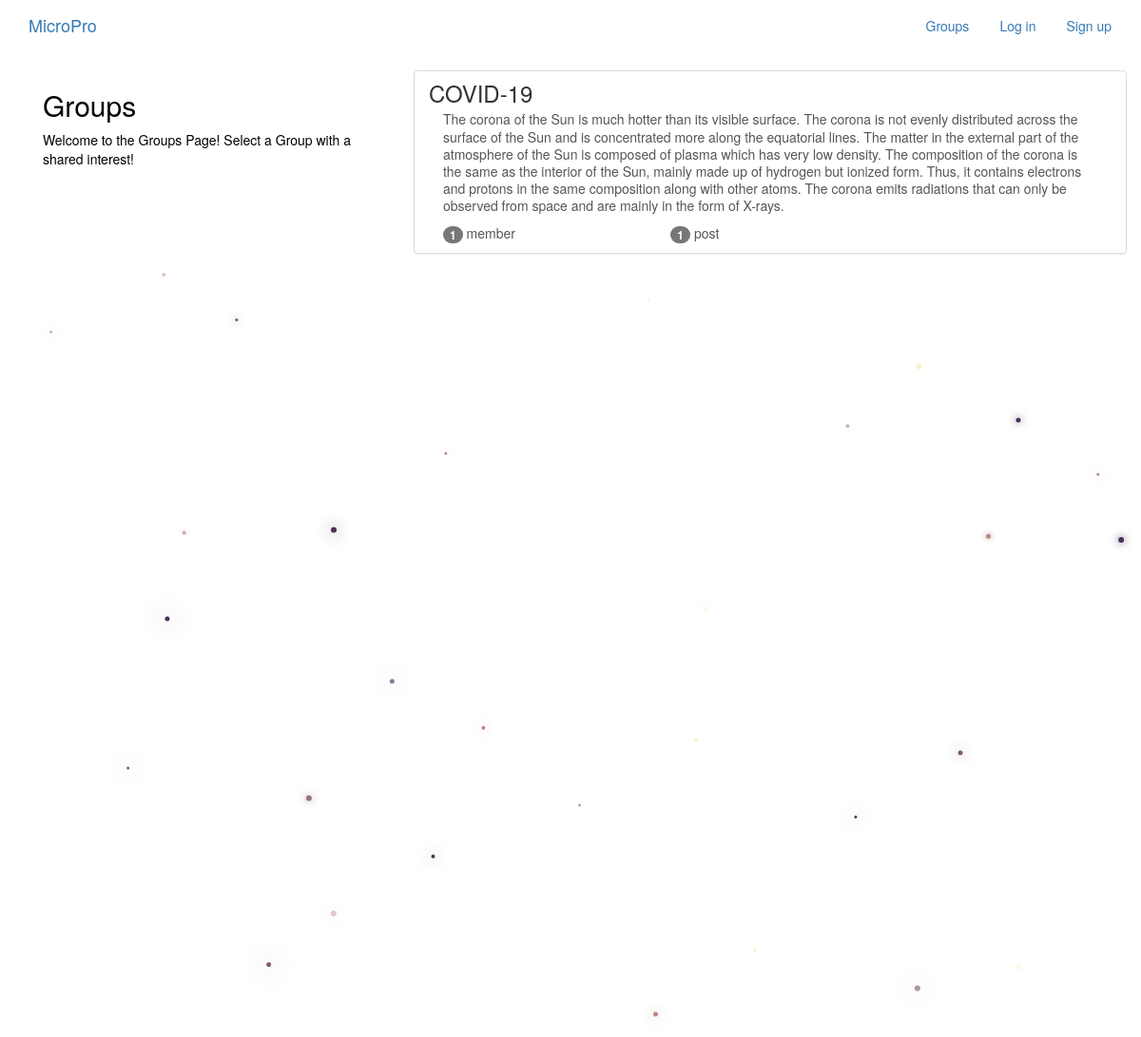
The app's page /groups/ with its own data.
### groups/models.py (models this page shows, shortened)
class Group(models.Model):
    name = models.CharField(max_length=255, unique=True)
    slug = models.SlugField(allow_unicode=True, unique=True)
    description = models.TextField(blank=True, default='')
    description_html = models.TextField(editable=False, default='', blank=True)
    members = models.ManyToManyField(User,through="GroupMember")
    class Meta:
        ordering = ["name"]

### groups/views.py (the view)
class ListGroups(generic.ListView):
    model = Group

### groups/templates/groups/group_list.html (shortened to what this page needs)
{% extends "groups/group_base.html" %}
{% block pregroup %}
<div class="col-md-4">
	<div class="content">
			<h2>Groups</h2>
			<p>Welcome to the Groups Page! Select a Group with a shared interest!</p>
	</div>
</div>
{% endblock %}
{% block group_content %}
<div class="col-md-8">
	<div class="list-group">
		{% for group in object_list %}
		  <a class="list-group-item" href="{% url 'groups:single' slug=group.slug %}">
			     <h3 class="title list-group-item-heading">{{ group.name }}</h3>
			<div class="list-group-item-text container-fluid">
				{{ group.description_html|safe }}
				<div class="row">
					<div class="col-md-4">
						<span class="badge">{{ group.members.count }}</span> member{{ group.members.count|pluralize }}
					</div>
					<div class="col-md-4">
						<span class="badge">{{ group.posts.count }}</span> post{{ group.posts.count|pluralize }}
					</div>
				</div>
			</div>
		</a>
		{% endfor %}
	</div>
</div>
{% endblock %}

### static/simplesocial/css/master.css (style rules this page uses)
body { margin: 0; overflow: hidden; background-color:white; color:black; }

### records on screen
Group: name "COVID-19", description_html "The corona of the Sun is much hotter than its visible surface. The corona is not evenly distributed across the surface of the Sun and is concentrated more along the equatorial lines. The matter in the external part of the atmosphere of the Sun is composed of plasma which has very low density. The composition of the corona is the same as the interior of the Sun, mainly made up of hydrogen but ionized form. Thus, it contains electrons and protons in the same composition along with other atoms. The corona emits radiations that can only be observed from space and are mainly in the form of X-rays.", members.count "1", posts.count "1"
